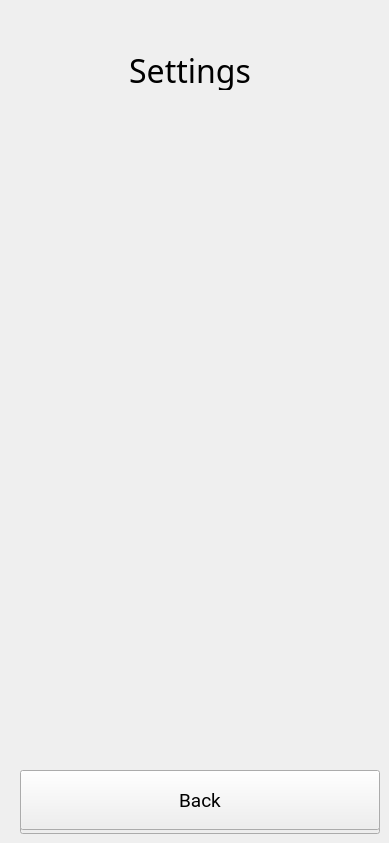
    <widget class="QWidget" name="settingsMenu">
     <widget class="QLabel" name="txtSettings">
      <property name="geometry">
       <rect>
        <x>10</x>
        <y>50</y>
        <width>360</width>
        <height>40</height>
       </rect>
      </property>
      <property name="font">
       <font>
        <family>LEMON MILK</family>
        <pointsize>24</pointsize>
       </font>
      </property>
      <property name="text">
       <string>Settings</string>
      </property>
      <property name="alignment">
       <set>Qt::AlignmentFlag::AlignCenter</set>
      </property>
     </widget>
     <widget class="QPushButton" name="buttonSettingsBackShadow">
      <property name="geometry">
       <rect>
        <x>20</x>
        <y>774</y>
        <width>360</width>
        <height>60</height>
       </rect>
      </property>
      <property name="font">
       <font>
        <family>Roboto</family>
        <pointsize>14</pointsize>
       </font>
      </property>
      <property name="text">
       <string/>
      </property>
     </widget>
     <widget class="QPushButton" name="buttonSettingsBack">
      <property name="geometry">
       <rect>
        <x>20</x>
        <y>770</y>
        <width>360</width>
        <height>60</height>
       </rect>
      </property>
      <property name="font">
       <font>
        <family>Roboto</family>
        <pointsize>14</pointsize>
       </font>
      </property>
      <property name="text">
       <string>Back</string>
      </property>
     </widget>
    </widget>
